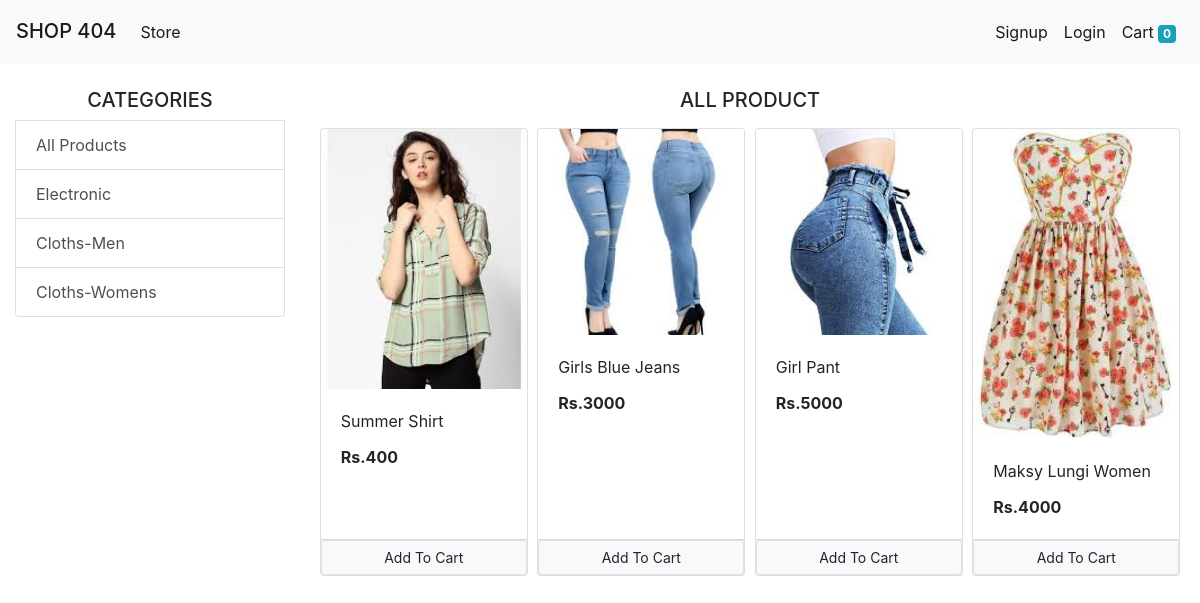
Screenshot of /?category=3 with the database file from the repository.
### store/models/category.py (models this page shows, shortened)
class Category(models.Model):
    name = models.CharField(max_length=30)
    @staticmethod
    def get_all_categories():
        return Category.objects.all()

### store/models/product.py (models this page shows, shortened)
class Product(models.Model):
    name = models.CharField(max_length=50)
    price = models.IntegerField(default=0)
    category = models.ForeignKey(Category, on_delete=models.CASCADE, default=1)
    description = models.CharField(max_length=200, default='', null=True, blank=True)
    image = models.ImageField(upload_to='Uploads/Products')
    @staticmethod
    def get_all_products_by_category_id(category_id):
        if category_id:
            return Product.objects.filter(category=category_id)
        else:
            return Product.get_all_products()

### store/views/index.py (the view, shortened to what this page needs)
# urls.py: path('', Index.as_view(), name="index"),
class Index(View):
    def get(self, request):
        cart = request.session.get('cart')
        if not cart:
            request.session['cart'] = {}
        products = None
        categories = Category.get_all_categories()
        categoryID = request.GET.get('category')
        if categoryID:
            products = Product.get_all_products_by_category_id(categoryID)
        else:
            products = Product.get_all_products()
        data = {'products': products, 'categories': categories}
        return render(request, "index.html", data)

### store/templatetags/cart.py (called while the page is built)
@register.filter(name='is_in_cart')
def is_in_cart(product, cart):
    keys = cart.keys()
    for id in keys:
        if int(id) == product.id:
            return True
    return False

### store/templatetags/custom_filter.py (called while the page is built)
@register.filter(name='currency')
def currency(number):
    return "Rs." + str(number)

### store/templates/index.html (shortened to what this page needs)
{% extends "layout.html" %}
{% block body %}
{% load cart %}
{% load custom_filter %}
<div class="container-fluid mt-4">
<div class="row">
<div class="col-lg-3 mx-auto">
	<div class="list-group">
        <center><h5>CATEGORIES</h5></center>
       <a href="/" class="list-group-item list-group-item-action">All Products</a>
       {% for category in categories %}
	  <a href="/?category={{category.id}}" class="list-group-item list-group-item-action">{{category.name}}</a>
        {% endfor %}
	</div>
</div>
<div id="product" class="col-lg-9 mx-auto">
<center><h5 class="mb-3">ALL PRODUCT </h5></center>
<div class="row mx-auto">
{% for product in products %}
 <div class="card mx-auto mb-3" id="{{product.id}}" style="width: 13rem;" >
  <img src="{{product.image.url}}" class="card-img-top" alt="...">
  <div class="card-body">
    <p class="card-title">{{product.name}}</p>
    <p class="card-text"><b>{{product.price|currency}}</b></p>
  </div>
<div class="card-footer p-0">
  {% if product|is_in_cart:request.session.cart %}
  <div class="row no-gutters ">
  	<form action="/#{{product.id}}" method="post" class="col-2">
  	   	{% csrf_token %}
      <input hidden="True" type="text" name="product" value="{{product.id}}">
      <input hidden type="text" name="remove" value="True">
  	  <input type="submit" value="-" class="btn btn-block btn-secondary">
  	</form>
  	<div class="text-center col"> {{product|cart_quantity:request.session.cart}} in Cart</div>
  	<form action="/#{{product.id}}" method="post" class="col-2">
  	   	{% csrf_token %}
      <input hidden="True" type="text" name="product" value="{{product.id}}">
  	  <input type="submit" value="+" class="btn btn-block btn-secondary">
  	</form>
   </div>
   {% else %}
 <form action="/#{{product.id}}" method="post" class="btn-block">
    <input type="submit"  class=" float-right btn btn-light btn-sm border form-control" value="Add To Cart">
  </form>
  {% endif %}
   </div>
  </div>
{% endfor %}
   </div>
  </div>
 </div>
</div>
{% endblock %}

### rows the page displays
Category: name "Electronic"
Category: name "Cloths-Men"
Category: name "Cloths-Womens"
Product: {{ product.id }} 13 (drawn), image (picture), name "Summer Shirt", price "Rs.400"
Product: image (picture), name "Girls Blue Jeans", price "Rs.3000"
Product: image (picture), name "Girl Pant", price "Rs.5000"
Product: image (picture), name "Maksy Lungi Women", price "Rs.4000"

### other values shown
{{ request.session.cart.keys|length }} "0"
